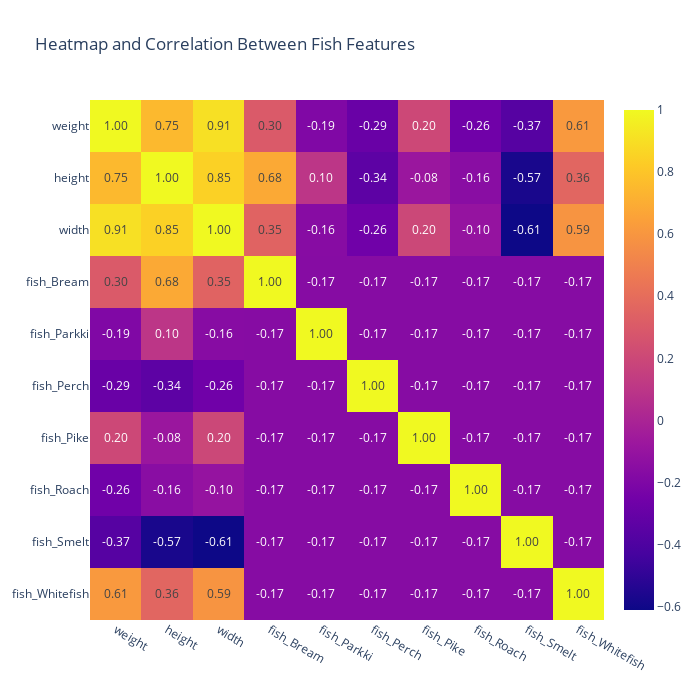

The notebook cell this image was saved under:
### Code cell
# Correlation heatmap using plotly imshow
heatmap = px.imshow(
    img = correlation_matrix, 
    text_auto = ".2f",
    title = "Heatmap and Correlation Between Fish Features",
    aspect = "auto",
    width = 700,  # The figure width in pixels. 
    height = 700, # The figure height in pixels.
)
heatmap.show()

### Figure 1 — Plotly figure (JSON) as saved in the notebook; plotly's stock layout.template omitted (floating-point values rounded to 4 significant figures)
{"data": [{"coloraxis": "coloraxis", "hovertemplate": "x: %{x}<br>y: %{y}<br>color: %{z}<extra></extra>", "name": "0", "texttemplate": "%{z:.2f}", "type": "heatmap", "x": ["weight", "height", "width", "fish_Bream", "fish_Parkki", "fish_Perch", "fish_Pike", "fish_Roach", "fish_Smelt", "fish_Whitefish"], "xaxis": "x", "y": ["weight", "height", "width", "fish_Bream", "fish_Parkki", "fish_Perch", "fish_Pike", "fish_Roach", "fish_Smelt", "fish_Whitefish"], "yaxis": "y", "z": [[1, 0.7521, 0.9062, 0.2987, -0.1919, -0.2905, 0.2018, -0.261, -0.3686, 0.6115], [0.7521, 1, 0.8467, 0.6846, 0.1014, -0.3382, -0.08123, -0.1556, -0.5729, 0.362], [0.9062, 0.8467, 1, 0.3484, -0.1628, -0.261, 0.1982, -0.1028, -0.6108, 0.5909], [0.2987, 0.6846, 0.3484, 1, -0.1667, -0.1667, -0.1667, -0.1667, -0.1667, -0.1667], [-0.1919, 0.1014, -0.1628, -0.1667, 1, -0.1667, -0.1667, -0.1667, -0.1667, -0.1667], [-0.2905, -0.3382, -0.261, -0.1667, -0.1667, 1, -0.1667, -0.1667, -0.1667, -0.1667], [0.2018, -0.08123, 0.1982, -0.1667, -0.1667, -0.1667, 1, -0.1667, -0.1667, -0.1667], [-0.261, -0.1556, -0.1028, -0.1667, -0.1667, -0.1667, -0.1667, 1, -0.1667, -0.1667], [-0.3686, -0.5729, -0.6108, -0.1667, -0.1667, -0.1667, -0.1667, -0.1667, 1, -0.1667], [0.6115, 0.362, 0.5909, -0.1667, -0.1667, -0.1667, -0.1667, -0.1667, -0.1667, 1]]}], "layout": {"coloraxis": {"colorscale": [[0, "#0d0887"], [0.1111, "#46039f"], [0.2222, "#7201a8"], [0.3333, "#9c179e"], [0.4444, "#bd3786"], [0.5556, "#d8576b"], [0.6667, "#ed7953"], [0.7778, "#fb9f3a"], [0.8889, "#fdca26"], [1, "#f0f921"]]}, "height": 700, "title": {"text": "Heatmap and Correlation Between Fish Features"}, "width": 700, "xaxis": {"anchor": "y", "autorange": true, "domain": [0, 1], "range": [-0.5, 9.5], "type": "category"}, "yaxis": {"anchor": "x", "autorange": true, "domain": [0, 1], "range": [9.5, -0.5], "type": "category"}}}
